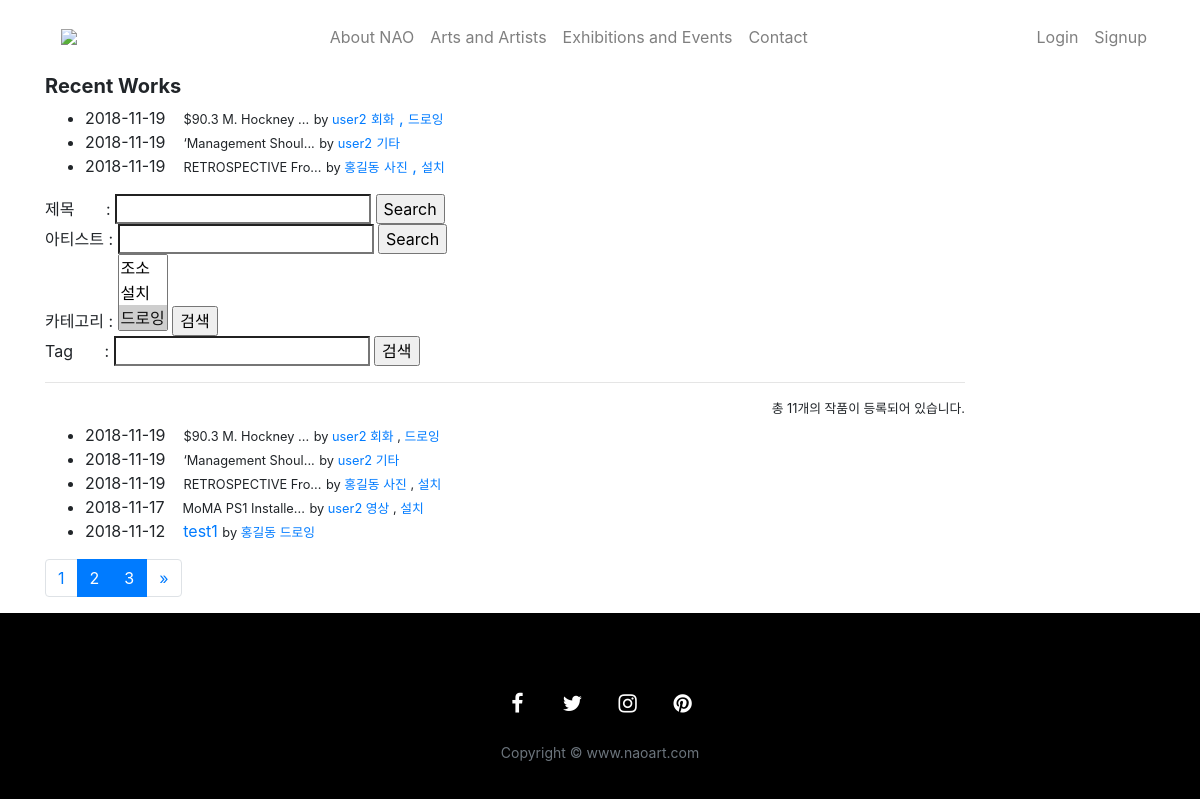
The app's page /ArtandArtists/ with its own data.
### artist/models.py (models this page shows, shortened)
class Work(models.Model):
    artist = models.ForeignKey(Artist, on_delete=models.CASCADE)
    title = models.CharField(max_length=200, validators=[min_length_3_validator])
    image1 = models.ImageField(upload_to=upload_to, blank=True, null=True)
    image2 = models.ImageField(upload_to=upload_to, blank=True, null=True)
    image3 = models.ImageField(upload_to=upload_to, blank=True, null=True)
    image4 = models.ImageField(upload_to=upload_to, blank=True, null=True)
    image5 = models.ImageField(upload_to=upload_to, blank=True, null=True)
    video = EmbedVideoField(blank=True) # same like models.URLField()
    description = models.TextField(blank=True)
    category = models.ManyToManyField(Category)
    likes = models.ManyToManyField(User, related_name='likes', blank=True)
    tags = models.CharField(max_length=100, blank=True)
    created_at = models.DateTimeField(auto_now_add=True)
    updated_at = models.DateTimeField(auto_now=True)
    class Meta:
        ordering = ['-created_at']
    def get_absolute_url(self):
        return reverse('ArtandArtists:work_detail', args=[self.id])

### accounts/models.py (models this page shows, shortened)
class Artist(models.Model):
    user = models.OneToOneField(User, on_delete=models.CASCADE, primary_key=True, limit_choices_to={'is_artist': True})
    main_fields = models.ManyToManyField(Category, related_name='fields_artists')

class User(AbstractUser):
    is_artist = models.BooleanField(default=False)
    is_client = models.BooleanField(default=False)

class Profile(models.Model):
    YEAR_CHOICES = []
    for r in range(1980, (datetime.datetime.now().year+1)):
        YEAR_CHOICES.append((r, r))
    user = models.OneToOneField(User, on_delete=models.CASCADE) ### 중요!!!!
    name = models.CharField(max_length=100)
    location = models.CharField(_('활동지'), max_length=100, blank=True, null=True)
    education = models.CharField(_('교육'), max_length=100, blank=True, null=True)
    birthYear = models.IntegerField(_('BirthYear'), choices=YEAR_CHOICES, default=datetime.datetime.now().year, blank=True, null=True)
    bio = models.TextField(_('소개'), blank=True, null=True)
    singleEvent = models.TextField(_('개인전'), blank=True, null=True)
    GroupEvent = models.TextField(_('그룹전'), blank=True, null=True)
    website_url = models.URLField(blank=True)
    avatar = models.ImageField(upload_to='profiles/', blank=True)

class Category(models.Model):
    name = models.SlugField(max_length=100, allow_unicode=True)
    description = models.TextField(blank=True)
    def __str__(self):
        return self.name

### artist/views.py (the view)
# urls.py: path('', views.work_list, name='work_list'),
def work_list(request):
    works = Work.objects.prefetch_related('category').all().select_related('artist')
    recent_works = works.order_by('-created_at')[:3]
    title = request.GET.get('title', '')
    if title:
        works = works.filter(title__icontains=title)
    artist_name = request.GET.get('artist_name', '')
    if artist_name:
        profiles = Profile.objects.filter(name__icontains=artist_name).select_related('user')
        works = []
        for profile in profiles:
            artist = Artist.objects.get(user=profile.user)
            works.extend(list(artist.work_set.all()))
    category_name = request.GET.get('category_name', '')
    categories = Category.objects.all()
    category = None
    if category_name:
        category = Category.objects.get(name__icontains=category_name)
        works = category.work_set.all().select_related('artist')
    tag = request.GET.get('tag', '')
    if tag:
        works = works.filter(tags__icontains=tag)
    count = len(works)
    page = request.GET.get('page')
    paginator = Paginator(works, 5)
    try:
        works = paginator.page(page)
    except PageNotAnInteger:
        works = paginator.page(1)
    except EmptyPage:
        works = paginator.page(paginator.num_pages)
    context = {
    'works': works, 'recent_works': recent_works,'count': count, 'title': title, 'tag': tag, 'artist_name': artist_name, 'category_name': category_name, 'categories':categories, 'category': category, }
    return render(request, 'artist/work_list.html', context)

### artist/templates/artist/work_list.html (shortened to what this page needs)
{% extends "artist/layout.html" %}
{% load static %}
{% load imagekit %}
{% block content %}
<div class="container">
  <div class="row">
    <div class="col-lg-10">
    <h1>Recent Works</h1>
    <ul>
      {% for work in recent_works %}
      <li>{{ work.created_at|date:'Y-m-d' }}&nbsp;&nbsp;&nbsp;
        <a href="{{ work.get_absolute_url }}">
        {% if work.image1 %}
          {% thumbnail "100x100" work.image1 -- style="" onclick="" class="" %}</a><small>{{ work.title|truncatechars:20 }}</small>
        {% elif work.image2 %}
        {% thumbnail "100x100" work.image2 -- style="" onclick="" class="" %}</a><small>{{ work.title|truncatechars:20 }}</small>
        {% elif work.image3 %}
        {% thumbnail "100x100" work.image3 -- style="" onclick="" class="" %}</a><small>{{ work.title|truncatechars:20 }}</small>
        {% elif work.image4 %}
        {% thumbnail "100x100" work.image4 -- style="" onclick="" class="" %}</a><small>{{ work.title|truncatechars:20 }}</small>
        {% elif work.image5 %}
        {% thumbnail "100x100" work.image5 -- style="" onclick="" class="" %}</a><small>{{ work.title|truncatechars:20 }}</small>
        {% else %}
        {{ work.title|truncatechars:50 }}</a>
        {% endif %}
      <small>
          by <a href="{% url 'ArtandArtists:artist_detail' artist_id=work.artist.user_id %}">{{ work.artist.user.profile.name }}</a></small>
          {% for category in work.category.all  %}
            <a href="{% url 'ArtandArtists:works_by_category' category=category.name %}">
              {% if forloop.first %} {% else %}{% if forloop.last %},{% endif %}{% endif %}
              <small>{{ category.name }}</small></a>
          {% endfor %}
      {% endfor %}
    </li>
    </ul>
    <form method="get" autocomplete="on">
        제목&nbsp;&nbsp;&nbsp;&nbsp;&nbsp;&nbsp;&nbsp;:
      <input type="text" name="search" value="{{ title }}">
      <input value="Search" type="submit">
    </form>
    <form  method="get">
        아티스트 :
      <input type="text" name="artist_name" value="{{ artist_name }}">
      <input type="submit" value="Search">
    </form>
      <form  method="get">
      카테고리 :
        <select name="category_name" size="3" id='category_name' >
          {% for category in categories %}
          <option value="{{ category }}" selected='selected'>{{ category.name }}</option>
          {% endfor %}
        </select>
        <input type="submit" value="검색">
      </form>
      <form  method="get">
          Tag&nbsp;&nbsp;&nbsp;&nbsp;&nbsp;&nbsp;&nbsp;: <input type="text" name="tag" value="{{ tag }}">
          <input type="submit" value="검색">
      </form>
      <hr>
  <small class="float-right">총 {{ count }}개의 작품이 등록되어 있습니다.</small>
  <br>
    {% if works %}
    <ul>
      {% for work in works %}
      <li>{{ work.created_at|date:'Y-m-d' }}&nbsp;&nbsp;&nbsp;
        <a href="{{ work.get_absolute_url }}">
          {% if work.image1 or work.image2 or work.image3 or work.image4 or work.image5 %}
          <small>{{ work.title|truncatechars:20 }}</small>
          {% else %}
          {{ work.title|truncatechars:50 }}</a>
          {% endif %}
           <small>by <a href="{% url 'ArtandArtists:artist_detail' artist_id=work.artist.user_id %}">{{ work.artist.user.profile.name }}</a>
          {% for category in work.category.all  %}
          {% if forloop.first %} {% else %}{% if forloop.last %},{% endif %}{% endif %}
            <a href="{% url 'ArtandArtists:works_by_category' category=category.name %}">
              {{ category.name }}</a>
          {% endfor %}</small>
      {% endfor %}
    </ul>
    {% else %}
    게시된 작품이 없습니다.
    {% endif %}
    {% include 'paginator.html' with page=works %}
    </div>
   </div>
  </div>
{% endblock %}

### gallery_dev/static/css/ebs-contact-form-1.css (style rules this page uses)
input[type="text"], input[type="email"], input[type="tel"], textarea { border-radius: 0 !important; }

### gallery_dev/static/css/ebs-contact-form.css (style rules this page uses)
input[type="text"], input[type="email"], input[type="tel"], textarea { border-radius: 0 !important; }

### records on screen
Work: created_at "2018-11-19", title "$90.3 M. Hockney ...", artist.user.profile.name "user2"
Category: name "회화"
Category: name "드로잉"
Work: created_at "2018-11-19", title "‘Management Shoul...", artist.user.profile.name "user2"
Category: name "기타"
Work: created_at "2018-11-19", title "RETROSPECTIVE Fro...", artist.user.profile.name "홍길동"
Category: name "사진"
Category: name "설치"
Work: created_at "2018-11-17", title "MoMA PS1 Installe...", artist.user.profile.name "user2"
Category: name "영상"
Work: created_at "2018-11-12", title "test1", artist.user.profile.name "홍길동"

### other values on screen
{{ count }} "11"
{{ num }} "1"
{{ num }} "2" "3"
form field category_name "조소 / 설치 / 드로잉 ☑"
